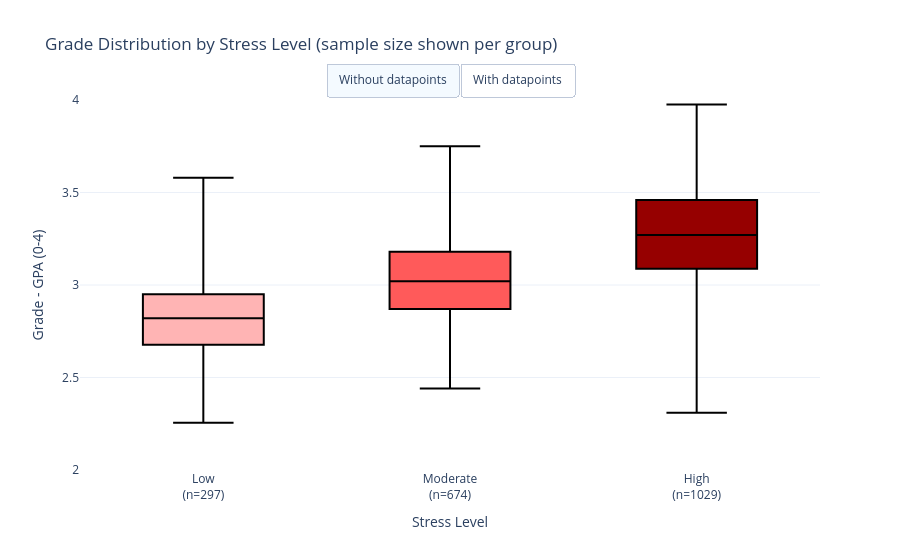

Notebook source saved alongside this figure:
### Markdown cell above
### Stress level

_Despite may affect mental wellbeing, strictly follow intense study schedule brings fruitful result_

### Code cell
#| class: col-page-right


%run plots/pers1_subarg4.ipynb

### Figure 1 — Plotly figure (JSON) as saved in the notebook; plotly's stock layout.template omitted (floating-point values rounded to 4 significant figures; data arrays with more than 128 entries replaced by an {"elided": "..."} marker saying what was removed)
{"data": [{"boxpoints": false, "fillcolor": "rgb(255,180,180)", "hovertemplate": "Stress Level: Low<br>Grade: %{y:.2f}<br>Group size: n=297<extra></extra>", "line": {"color": "black"}, "marker": {"color": "rgb(80,0,0)"}, "name": "Low", "type": "box", "visible": true, "x": {"elided": "297 str values"}, "y": {"elided": "297 float values"}}, {"boxpoints": false, "fillcolor": "rgb(255,90,90)", "hovertemplate": "Stress Level: Moderate<br>Grade: %{y:.2f}<br>Group size: n=674<extra></extra>", "line": {"color": "black"}, "marker": {"color": "rgb(80,0,0)"}, "name": "Moderate", "type": "box", "visible": true, "x": {"elided": "674 str values"}, "y": {"elided": "674 float values"}}, {"boxpoints": false, "fillcolor": "rgb(150,0,0)", "hovertemplate": "Stress Level: High<br>Grade: %{y:.2f}<br>Group size: n=1029<extra></extra>", "line": {"color": "black"}, "marker": {"color": "rgb(80,0,0)"}, "name": "High", "type": "box", "visible": true, "x": {"elided": "1029 str values"}, "y": {"elided": "1029 float values"}}, {"boxpoints": "all", "fillcolor": "rgb(255,180,180)", "hovertemplate": "Stress Level: Low<br>Grade: %{y:.2f}<br>Group size: n=297<extra></extra>", "jitter": 0.4, "line": {"color": "black"}, "marker": {"color": "rgb(80,0,0)", "opacity": 0.5, "size": 4}, "name": "Low", "pointpos": 0, "type": "box", "visible": false, "x": {"elided": "297 str values"}, "y": {"elided": "297 float values"}}, {"boxpoints": "all", "fillcolor": "rgb(255,90,90)", "hovertemplate": "Stress Level: Moderate<br>Grade: %{y:.2f}<br>Group size: n=674<extra></extra>", "jitter": 0.4, "line": {"color": "black"}, "marker": {"color": "rgb(80,0,0)", "opacity": 0.5, "size": 4}, "name": "Moderate", "pointpos": 0, "type": "box", "visible": false, "x": {"elided": "674 str values"}, "y": {"elided": "674 float values"}}, {"boxpoints": "all", "fillcolor": "rgb(150,0,0)", "hovertemplate": "Stress Level: High<br>Grade: %{y:.2f}<br>Group size: n=1029<extra></extra>", "jitter": 0.4, "line": {"color": "black"}, "marker": {"color": "rgb(80,0,0)", "opacity": 0.5, "size": 4}, "name": "High", "pointpos": 0, "type": "box", "visible": false, "x": {"elided": "1029 str values"}, "y": {"elided": "1029 float values"}}], "layout": {"height": 550, "showlegend": false, "title": {"text": "Grade Distribution by Stress Level (sample size shown per group)"}, "updatemenus": [{"buttons": [{"args": [{"visible": [true, true, true, false, false, false]}], "label": "Without datapoints", "method": "update"}, {"args": [{"visible": [false, false, false, true, true, true]}], "label": "With datapoints", "method": "update"}], "direction": "left", "showactive": true, "type": "buttons", "x": 0.5, "xanchor": "center", "y": 1.1}], "xaxis": {"title": {"text": "Stress Level"}}, "yaxis": {"range": [2, 4], "title": {"text": "Grade - GPA (0-4)"}}}}
